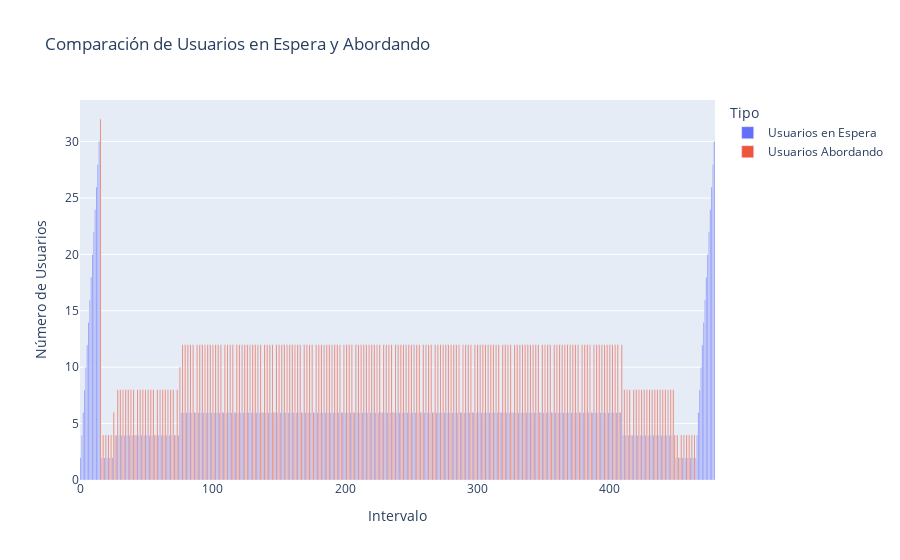

This figure's notebook cell:
### Code cell
import plotly.express as px
import pandas as pd

# Datos ficticios
data = {
    "Intervalo" : [0, 1, 2, 3, 4, 5, 6, 7, 8, 9, 10, 11, 12, 13, 14, 15, 16, 17, 18, 19, 20, 21, 22, 23, 24, 25, 26, 27, 28, 29, 30, 31, 32, 33, 34, 35, 36, 37, 38, 39, 40, 41, 42, 43, 44, 45, 46, 47, 48, 49, 50, 51, 52, 53, 54, 55, 56, 57, 58, 59, 60, 61, 62, 63, 64, 65, 66, 67, 68, 69, 70, 71, 72, 73, 74, 75, 76, 77, 78, 79, 80, 81, 82, 83, 84, 85, 86, 87, 88, 89, 90, 91, 92, 93, 94, 95, 96, 97, 98, 99, 100, 101, 102, 103, 104, 105, 106, 107, 108, 109, 110, 111, 112, 113, 114, 115, 116, 117, 118, 119, 120, 121, 122, 123, 124, 125, 126, 127, 128, 129, 130, 131, 132, 133, 134, 135, 136, 137, 138, 139, 140, 141, 142, 143, 144, 145, 146, 147, 148, 149, 150, 151, 152, 153, 154, 155, 156, 157, 158, 159, 160, 161, 162, 163, 164, 165, 166, 167, 168, 169, 170, 171, 172, 173, 174, 175, 176, 177, 178, 179, 180, 181, 182, 183, 184, 185, 186, 187, 188, 189, 190, 191, 192, 193, 194, 195, 196, 197, 198, 199, 200, 201, 202, 203, 204, 205, 206, 207, 208, 209, 210, 211, 212, 213, 214, 215, 216, 217, 218, 219, 220, 221, 222, 223, 224, 225, 226, 227, 228, 229, 230, 231, 232, 233, 234, 235, 236, 237, 238, 239, 240, 241, 242, 243, 244, 245, 246, 247, 248, 249, 250, 251, 252, 253, 254, 255, 256, 257, 258, 259, 260, 261, 262, 263, 264, 265, 266, 267, 268, 269, 270, 271, 272, 273, 274, 275, 276, 277, 278, 279, 280, 281, 282, 283, 284, 285, 286, 287, 288, 289, 290, 291, 292, 293, 294, 295, 296, 297, 298, 299, 300, 301, 302, 303, 304, 305, 306, 307, 308, 309, 310, 311, 312, 313, 314, 315, 316, 317, 318, 319, 320, 321, 322, 323, 324, 325, 326, 327, 328, 329, 330, 331, 332, 333, 334, 335, 336, 337, 338, 339, 340, 341, 342, 343, 344, 345, 346, 347, 348, 349, 350, 351, 352, 353, 354, 355, 356, 357, 358, 359, 360, 361, 362, 363, 364, 365, 366, 367, 368, 369, 370, 371, 372, 373, 374, 375, 376, 377, 378, 379, 380, 381, 382, 383, 384, 385, 386, 387, 388, 389, 390, 391, 392, 393, 394, 395, 396, 397, 398, 399, 400, 401, 402, 403, 404, 405, 406, 407, 408, 409, 410, 411, 412, 413, 414, 415, 416, 417, 418, 419, 420, 421, 422, 423, 424, 425, 426, 427, 428, 429, 430, 431, 432, 433, 434, 435, 436, 437, 438, 439, 440, 441, 442, 443, 444, 445, 446, 447, 448, 449, 450, 451, 452, 453, 454, 455, 456, 457, 458, 459, 460, 461, 462, 463, 464, 465, 466, 467, 468, 469, 470, 471, 472, 473, 474, 475, 476, 477, 478, 479]
    ,"Usuarios en Espera" : [2.0, 4.0, 6.0, 8.0, 10.0, 12.0, 14.0, 16.0, 18.0, 20.0, 22.0, 24.0, 26.0, 28.0, 30.0, 0.0, 2.0, 0.0, 2.0, 0.0, 2.0, 0.0, 2.0, 0.0, 2.0, 0.0, 0.0, 4.0, 0.0, 4.0, 0.0, 4.0, 0.0, 4.0, 0.0, 4.0, 0.0, 4.0, 0.0, 4.0, 0.0, 0.0, 4.0, 0.0, 4.0, 0.0, 4.0, 0.0, 4.0, 0.0, 4.0, 0.0, 4.0, 0.0, 4.0, 0.0, 0.0, 4.0, 0.0, 4.0, 0.0, 4.0, 0.0, 4.0, 0.0, 4.0, 0.0, 4.0, 0.0, 4.0, 0.0, 0.0, 4.0, 0.0, 4.0, 0.0, 6.0, 0.0, 6.0, 0.0, 6.0, 0.0, 6.0, 0.0, 6.0, 0.0, 0.0, 6.0, 0.0, 6.0, 0.0, 6.0, 0.0, 6.0, 0.0, 6.0, 0.0, 6.0, 0.0, 6.0, 0.0, 6.0, 0.0, 6.0, 0.0, 6.0, 0.0, 0.0, 6.0, 0.0, 6.0, 0.0, 6.0, 0.0, 6.0, 0.0, 0.0, 6.0, 0.0, 6.0, 0.0, 6.0, 0.0, 6.0, 0.0, 6.0, 0.0, 6.0, 0.0, 6.0, 0.0, 6.0, 0.0, 6.0, 0.0, 6.0, 0.0, 0.0, 6.0, 0.0, 6.0, 0.0, 6.0, 0.0, 6.0, 0.0, 0.0, 6.0, 0.0, 6.0, 0.0, 6.0, 0.0, 6.0, 0.0, 6.0, 0.0, 6.0, 0.0, 6.0, 0.0, 6.0, 0.0, 6.0, 0.0, 6.0, 0.0, 0.0, 6.0, 0.0, 6.0, 0.0, 6.0, 0.0, 6.0, 0.0, 0.0, 6.0, 0.0, 6.0, 0.0, 6.0, 0.0, 6.0, 0.0, 6.0, 0.0, 6.0, 0.0, 6.0, 0.0, 6.0, 0.0, 6.0, 0.0, 6.0, 0.0, 0.0, 6.0, 0.0, 6.0, 0.0, 6.0, 0.0, 6.0, 0.0, 0.0, 6.0, 0.0, 6.0, 0.0, 6.0, 0.0, 6.0, 0.0, 6.0, 0.0, 6.0, 0.0, 6.0, 0.0, 6.0, 0.0, 6.0, 0.0, 6.0, 0.0, 0.0, 6.0, 0.0, 6.0, 0.0, 6.0, 0.0, 6.0, 0.0, 0.0, 6.0, 0.0, 6.0, 0.0, 6.0, 0.0, 6.0, 0.0, 6.0, 0.0, 6.0, 0.0, 6.0, 0.0, 6.0, 0.0, 6.0, 0.0, 6.0, 0.0, 0.0, 6.0, 0.0, 6.0, 0.0, 6.0, 0.0, 6.0, 0.0, 0.0, 6.0, 0.0, 6.0, 0.0, 6.0, 0.0, 6.0, 0.0, 6.0, 0.0, 6.0, 0.0, 6.0, 0.0, 6.0, 0.0, 6.0, 0.0, 6.0, 0.0, 0.0, 6.0, 0.0, 6.0, 0.0, 6.0, 0.0, 6.0, 0.0, 0.0, 6.0, 0.0, 6.0, 0.0, 6.0, 0.0, 6.0, 0.0, 6.0, 0.0, 6.0, 0.0, 6.0, 0.0, 6.0, 0.0, 6.0, 0.0, 6.0, 0.0, 0.0, 6.0, 0.0, 6.0, 0.0, 6.0, 0.0, 6.0, 0.0, 0.0, 6.0, 0.0, 6.0, 0.0, 6.0, 0.0, 6.0, 0.0, 6.0, 0.0, 6.0, 0.0, 6.0, 0.0, 6.0, 0.0, 6.0, 0.0, 6.0, 0.0, 0.0, 6.0, 0.0, 6.0, 0.0, 6.0, 0.0, 6.0, 0.0, 0.0, 6.0, 0.0, 6.0, 0.0, 6.0, 0.0, 6.0, 0.0, 6.0, 0.0, 6.0, 0.0, 6.0, 0.0, 6.0, 0.0, 6.0, 0.0, 6.0, 0.0, 0.0, 6.0, 0.0, 6.0, 0.0, 6.0, 0.0, 6.0, 0.0, 0.0, 6.0, 0.0, 6.0, 0.0, 6.0, 0.0, 6.0, 0.0, 6.0, 0.0, 6.0, 0.0, 6.0, 0.0, 6.0, 0.0, 6.0, 0.0, 6.0, 0.0, 0.0, 6.0, 0.0, 4.0, 0.0, 4.0, 0.0, 4.0, 0.0, 0.0, 4.0, 0.0, 4.0, 0.0, 4.0, 0.0, 4.0, 0.0, 4.0, 0.0, 4.0, 0.0, 4.0, 0.0, 4.0, 0.0, 4.0, 0.0, 4.0, 0.0, 4.0, 0.0, 4.0, 0.0, 4.0, 0.0, 4.0, 0.0, 4.0, 0.0, 4.0, 0.0, 0.0, 2.0, 0.0, 0.0, 2.0, 0.0, 2.0, 0.0, 2.0, 0.0, 2.0, 0.0, 2.0, 0.0, 2.0, 0.0, 2.0, 4.0, 6.0, 8.0, 10.0, 12.0, 14.0, 16.0, 18.0, 20.0, 22.0, 24.0, 26.0, 28.0, 30.0]
    ,"Usuarios Abordando" : [0.0, 0.0, 0.0, 0.0, 0.0, 0.0, 0.0, 0.0, 0.0, 0.0, 0.0, 0.0, 0.0, 0.0, 0.0, 32.0, 0.0, 4.0, 0.0, 4.0, 0.0, 4.0, 0.0, 4.0, 0.0, 6.0, 4.0, 0.0, 8.0, 0.0, 8.0, 0.0, 8.0, 0.0, 8.0, 0.0, 8.0, 0.0, 8.0, 0.0, 8.0, 4.0, 0.0, 8.0, 0.0, 8.0, 0.0, 8.0, 0.0, 8.0, 0.0, 8.0, 0.0, 8.0, 0.0, 8.0, 4.0, 0.0, 8.0, 0.0, 8.0, 0.0, 8.0, 0.0, 8.0, 0.0, 8.0, 0.0, 8.0, 0.0, 8.0, 4.0, 0.0, 8.0, 0.0, 10.0, 0.0, 12.0, 0.0, 12.0, 0.0, 12.0, 0.0, 12.0, 0.0, 12.0, 6.0, 0.0, 12.0, 0.0, 12.0, 0.0, 12.0, 0.0, 12.0, 0.0, 12.0, 0.0, 12.0, 0.0, 12.0, 0.0, 12.0, 0.0, 12.0, 0.0, 12.0, 6.0, 0.0, 12.0, 0.0, 12.0, 0.0, 12.0, 0.0, 12.0, 6.0, 0.0, 12.0, 0.0, 12.0, 0.0, 12.0, 0.0, 12.0, 0.0, 12.0, 0.0, 12.0, 0.0, 12.0, 0.0, 12.0, 0.0, 12.0, 0.0, 12.0, 6.0, 0.0, 12.0, 0.0, 12.0, 0.0, 12.0, 0.0, 12.0, 6.0, 0.0, 12.0, 0.0, 12.0, 0.0, 12.0, 0.0, 12.0, 0.0, 12.0, 0.0, 12.0, 0.0, 12.0, 0.0, 12.0, 0.0, 12.0, 0.0, 12.0, 6.0, 0.0, 12.0, 0.0, 12.0, 0.0, 12.0, 0.0, 12.0, 6.0, 0.0, 12.0, 0.0, 12.0, 0.0, 12.0, 0.0, 12.0, 0.0, 12.0, 0.0, 12.0, 0.0, 12.0, 0.0, 12.0, 0.0, 12.0, 0.0, 12.0, 6.0, 0.0, 12.0, 0.0, 12.0, 0.0, 12.0, 0.0, 12.0, 6.0, 0.0, 12.0, 0.0, 12.0, 0.0, 12.0, 0.0, 12.0, 0.0, 12.0, 0.0, 12.0, 0.0, 12.0, 0.0, 12.0, 0.0, 12.0, 0.0, 12.0, 6.0, 0.0, 12.0, 0.0, 12.0, 0.0, 12.0, 0.0, 12.0, 6.0, 0.0, 12.0, 0.0, 12.0, 0.0, 12.0, 0.0, 12.0, 0.0, 12.0, 0.0, 12.0, 0.0, 12.0, 0.0, 12.0, 0.0, 12.0, 0.0, 12.0, 6.0, 0.0, 12.0, 0.0, 12.0, 0.0, 12.0, 0.0, 12.0, 6.0, 0.0, 12.0, 0.0, 12.0, 0.0, 12.0, 0.0, 12.0, 0.0, 12.0, 0.0, 12.0, 0.0, 12.0, 0.0, 12.0, 0.0, 12.0, 0.0, 12.0, 6.0, 0.0, 12.0, 0.0, 12.0, 0.0, 12.0, 0.0, 12.0, 6.0, 0.0, 12.0, 0.0, 12.0, 0.0, 12.0, 0.0, 12.0, 0.0, 12.0, 0.0, 12.0, 0.0, 12.0, 0.0, 12.0, 0.0, 12.0, 0.0, 12.0, 6.0, 0.0, 12.0, 0.0, 12.0, 0.0, 12.0, 0.0, 12.0, 6.0, 0.0, 12.0, 0.0, 12.0, 0.0, 12.0, 0.0, 12.0, 0.0, 12.0, 0.0, 12.0, 0.0, 12.0, 0.0, 12.0, 0.0, 12.0, 0.0, 12.0, 6.0, 0.0, 12.0, 0.0, 12.0, 0.0, 12.0, 0.0, 12.0, 6.0, 0.0, 12.0, 0.0, 12.0, 0.0, 12.0, 0.0, 12.0, 0.0, 12.0, 0.0, 12.0, 0.0, 12.0, 0.0, 12.0, 0.0, 12.0, 0.0, 12.0, 6.0, 0.0, 12.0, 0.0, 12.0, 0.0, 12.0, 0.0, 12.0, 6.0, 0.0, 12.0, 0.0, 12.0, 0.0, 12.0, 0.0, 12.0, 0.0, 12.0, 0.0, 12.0, 0.0, 12.0, 0.0, 12.0, 0.0, 12.0, 0.0, 12.0, 6.0, 0.0, 12.0, 0.0, 8.0, 0.0, 8.0, 0.0, 8.0, 4.0, 0.0, 8.0, 0.0, 8.0, 0.0, 8.0, 0.0, 8.0, 0.0, 8.0, 0.0, 8.0, 0.0, 8.0, 0.0, 8.0, 0.0, 8.0, 0.0, 8.0, 0.0, 8.0, 0.0, 8.0, 0.0, 8.0, 0.0, 8.0, 0.0, 8.0, 0.0, 8.0, 4.0, 0.0, 4.0, 2.0, 0.0, 4.0, 0.0, 4.0, 0.0, 4.0, 0.0, 4.0, 0.0, 4.0, 0.0, 4.0, 0.0, 0.0, 0.0, 0.0, 0.0, 0.0, 0.0, 0.0, 0.0, 0.0, 0.0, 0.0, 0.0, 0.0, 0.0]
}

df = pd.DataFrame(data)

# Gráfico de barras
fig = px.bar(df, x="Intervalo", y=["Usuarios en Espera", "Usuarios Abordando"],
             title="Comparación de Usuarios en Espera y Abordando",
             labels={"value": "Número de Usuarios", "variable": "Tipo"})
fig.show()
